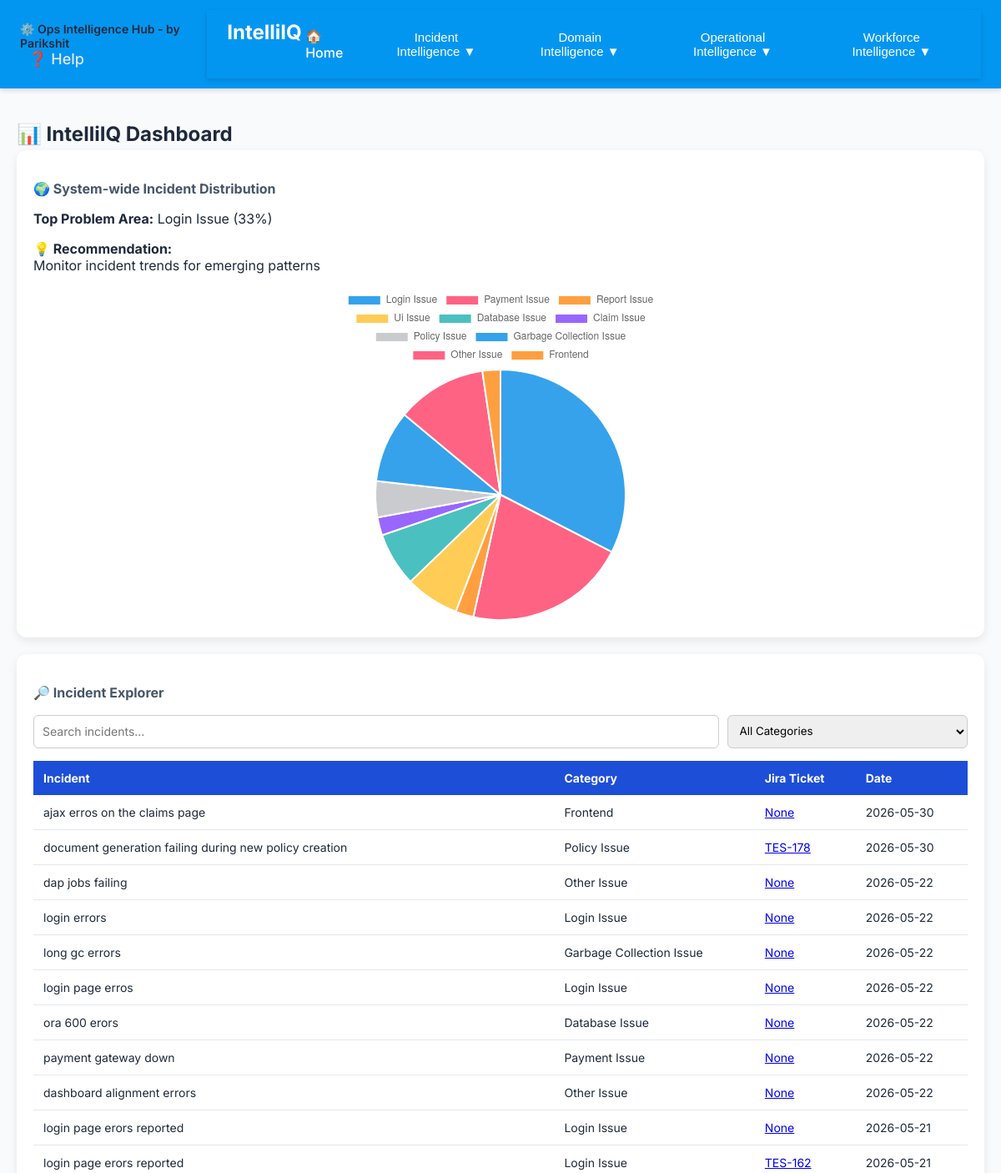
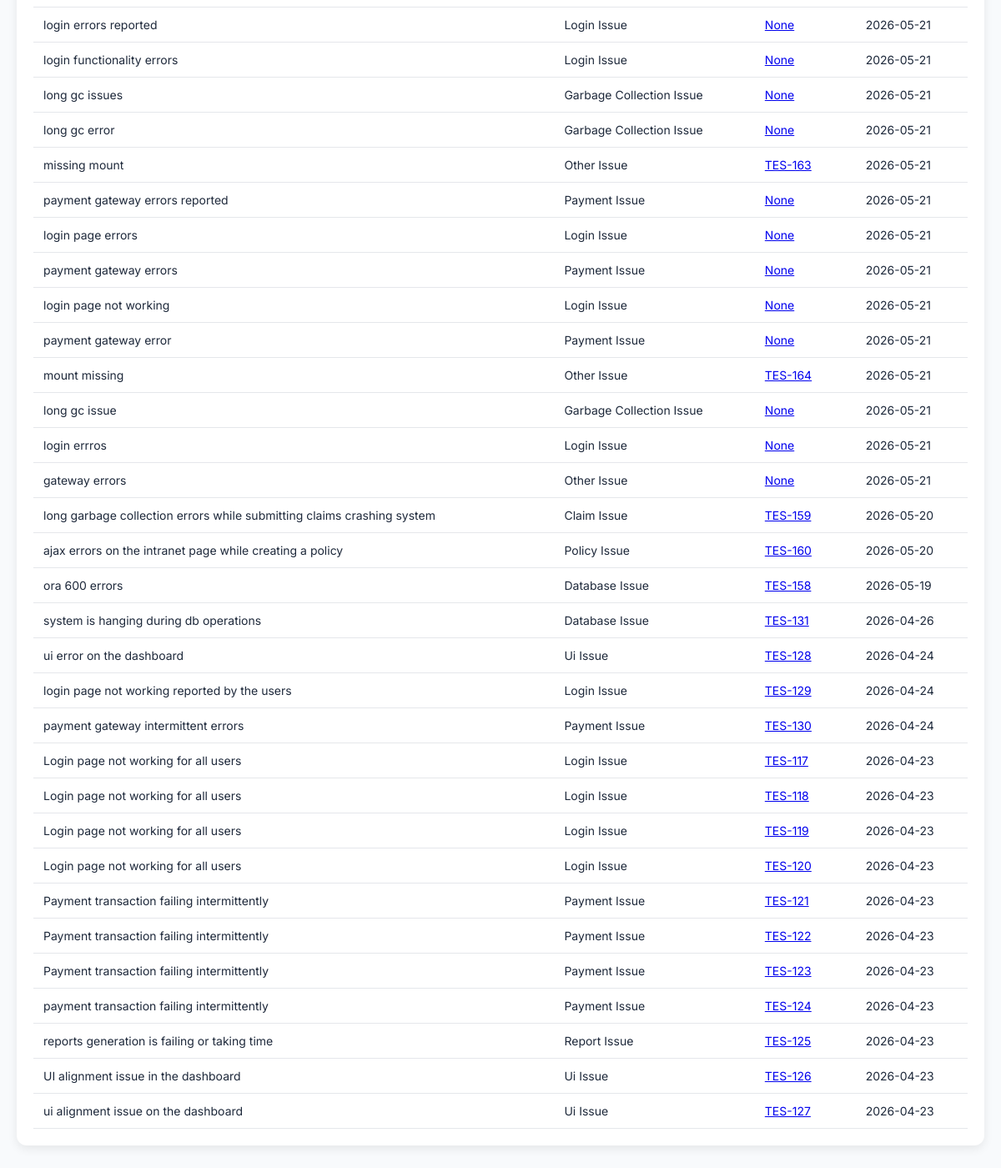
/dashboard, run on the app's committed database (2 pictures, top to bottom).
### tables this page shows
CREATE TABLE "knowledgeBase" (
	"KB_ID"	INTEGER NOT NULL,
	"Incident"	TEXT,
	"Solution"	TEXT,
	"Root_Cause"	TEXT,
	"Category"	TEXT,
	"Date"	TEXT,
	"Time"	TEXT,
	"Keywords"	TEXT,
	"Jira_Ticket_Id"	TEXT,
	"problem_ticket_id"	TEXT,
	"confluence_link"	TEXT,
	"priority"	TEXT,
	"due_date"	TEXT,
	"environment"	TEXT,
	"users_impacted"	TEXT,
	"region"	TEXT,
	"revenue_impact"	TEXT,
	"workaround"	TEXT,
	"normalized_incident"	TEXT,
	"status"	TEXT,
	"assigned_to"	TEXT,
	"resolved_date"	TEXT,
	"last_synced"	TEXT,
	PRIMARY KEY("KB_ID" AUTOINCREMENT)
);

### pcAnalyser.py (the view)
@app.route("/dashboard")
def dashboard():
    incidents = get_all_incidents()
    global_category_counts = get_global_category_distribution()
    valid_categories = {
        k: v
        for k, v in global_category_counts.items()
        if k not in ["Unclassified", "Others", None, ""]
    }
    if valid_categories:
        top_category = max(valid_categories, key=valid_categories.get)
        top_count = valid_categories[top_category]
        total = sum(valid_categories.values())
        top_percentage = round((top_count / total) * 100)
    else:
        top_category = None
        top_percentage = 0
    recommendation = "No recommendation available"
    if top_category == "Frontend":
        recommendation = (
            "Frontend issues dominate — review UI flows, API calls, and error handling"
        )
    elif top_category == "Database":
        recommendation = "Database issues are frequent — check queries, indexing, and connection handling"
    elif top_category == "API":
        recommendation = "Review API configuration — check timeout settings, contact 3rd party provider"
    elif top_category == "Batch":
        recommendation = (
            "Batch job failures detected — review schedulers and job dependencies"
        )
    elif top_category == "Infrastructure":
        recommendation = (
            "Infrastructure issues rising — monitor memory, CPU, and server health"
        )
    else:
        recommendation = "Monitor incident trends for emerging patterns"
    return render_template(
        "dashboard.html",
        global_category_counts=global_category_counts,
        top_category=top_category,
        top_percentage=top_percentage,
        recommendation=recommendation,
        incidents=incidents,
        active_page="dashboard",
    )

### pcAnalyser.py (called while the page is built)
def get_global_category_distribution():
    conn = sqlite3.connect(DB_NAME)
    cursor = conn.cursor()
    cursor.execute("""
        SELECT Category, normalized_incident
        FROM Knowledgebase
    """)
    rows = cursor.fetchall()
    conn.close()
    category_counts = {}
    for row in rows:
        category, normalized_incident = row
        final_category = category
        if not category or category.lower() == "unclassified":
            if normalized_incident:
                final_category = normalized_incident.replace("_", " ").title()
        category_counts[final_category] = category_counts.get(final_category, 0) + 1
    return category_counts

@app.context_processor
def inject_global_vars():
    return dict(app_owner="Parikshit")

def get_all_incidents():
    conn = sqlite3.connect(DB_NAME)
    cursor = conn.cursor()
    cursor.execute("""
        SELECT Incident, Category, Jira_Ticket_Id, Date, normalized_incident
        FROM knowledgeBase
        ORDER BY date DESC
    """)
    rows = cursor.fetchall()
    processed_incidents = []  # ✅ initialize list
    for r in rows:
        incident, category, ticket_id, date, normalized_incident = r
        final_category = category
        if not category or category.lower() == "unclassified":
            if normalized_incident:
                final_category = normalized_incident.replace("_", " ").title()
        processed_incidents.append((incident, final_category, ticket_id, date))
    conn.close()
    return processed_incidents  # ✅ inside function

### templates/dashboard.html (shortened to what this page needs)
{% extends "base.html" %}
{% block content %}
<h2>📊 IntelliIQ Dashboard</h2>
<div class="card">
    <h3>🌍 System-wide Incident Distribution</h3>
    {% if top_category %}
    <p>
        <strong>Top Problem Area:</strong>
        {{ top_category }} ({{ top_percentage }}%)
    </p>
    {% endif %}
    <p>
        <strong>💡 Recommendation:</strong><br>
        {{ recommendation }}
    </p>
    <div style="max-width:400px; margin:auto;">
        <canvas id="globalPieChart"></canvas>
    </div>
</div>
<div class="card">
    <h3>🔎 Incident Explorer</h3>
    <div style="display:flex; gap:10px; margin-bottom:15px;">
        <input
            type="text"
            id="searchInput"
            placeholder="Search incidents..."
            style="
            flex:3;
            padding:10px;
            border-radius:6px;
            border:1px solid #ccc;
            font-size:14px;
        "
        >
        <select id="categoryFilter"
        style="
            flex:1;
            padding:10px;
            border-radius:6px;
            border:1px solid #ccc;
        "
        >
            <option value="All">All Categories</option>
        </select>
    </div>
    <table>
        <thead>
            <tr>
                <th>Incident</th>
                <th>Category</th>
                <th>Jira Ticket</th>
                <th>Date</th>
            </tr>
        </thead>
        <tbody id="incidentTable">
            {% for row in incidents %}
            <tr>
                <td>{{ row[0] }}</td>
                <td>{{ row[1] }}</td>
                <td>
                    <a href="https://parikshit-pathak.atlassian.net/browse/{{ row[2] }}" target="_blank">
                        {{ row[2] }}
                    </a>
                </td>
                <td>{{ row[3] }}</td>
            </tr>
            {% endfor %}
        </tbody>
    </table>
</div>
<script>
const pieCtx = document.getElementById('globalPieChart');
if (pieCtx) {
    const data = {
        labels: [
            {% for key in global_category_counts.keys() %}
                "{{ key }}",
            {% endfor %}
        ],
        datasets: [{
            data: [
                {% for value in global_category_counts.values() %}
                    {{ value }},
                {% endfor %}
            ]
        }]
    };
    const hasData = data.datasets[0].data.some(v => v > 0);
    if (hasData) {
        new Chart(pieCtx, {
            type: 'pie',
            data: data,
            options: {
                responsive: true
            }
        });
    }
}
</script>
{% endblock %}

### static/styles.css (style rules this page uses)
body { font-family: 'Inter', sans-serif; background: #f8fafc; margin: 0; color: #1e293b; }
.card { background: white; padding: 18px; border-radius: 12px; box-shadow: 0 4px 12px rgba(0,0,0,0.05); flex: 1; transition: all 0.2s ease; }
h2 { margin-bottom: 5px; }
h3 { font-size: 16px; color: #475569; margin-bottom: 12px; }
table { width: 100%; border-collapse: collapse; margin-top: 10px; }
th { text-align: left; padding: 12px; background-color: #1d4ed8; color: white; font-size: 14px; }
td { padding: 12px; border-bottom: 1px solid #e5e7eb; font-size: 14px; }
input, select, textarea { width: 100%; padding: 10px; margin-top: 5px; border-radius: 8px; border: 1px solid #e2e8f0; font-family: inherit; }
.card { background: white; padding: 20px; border-radius: 12px; box-shadow: 0 4px 12px rgba(0,0,0,0.08); margin-bottom: 20px; }
:root { --primary: #4f46e5; --success: #16a34a; --warning: #f59e0b; --danger: #dc2626; }

### data on the page
knowledgeBase: Category "Login Issue", Incident "Login page not working for all users", Jira_Ticket_Id "TES-117", Date "2026-04-23"
knowledgeBase: Incident "ajax erros on the claims page", Category "Frontend", row "None", Date "2026-05-30"
knowledgeBase: Incident "document generation failing during new policy creation", Category "Policy Issue", Jira_Ticket_Id "TES-178", Date "2026-05-30"
knowledgeBase: Incident "dap jobs failing", Category "Other Issue", row "None", Date "2026-05-22"
knowledgeBase: Incident "login errors", Category "Login Issue", row "None", Date "2026-05-22"
knowledgeBase: Incident "long gc errors", Category "Garbage Collection Issue", row "None", Date "2026-05-22"
knowledgeBase: Incident "login page erros", Category "Login Issue", row "None", Date "2026-05-22"
knowledgeBase: Incident "ora 600 erors", Category "Database Issue", row "None", Date "2026-05-22"
knowledgeBase: Incident "payment gateway down", Category "Payment Issue", row "None", Date "2026-05-22"
knowledgeBase: Incident "dashboard alignment errors", Category "Other Issue", row "None", Date "2026-05-22"
knowledgeBase: Incident "login page erors reported", Category "Login Issue", row "None", Date "2026-05-21"
knowledgeBase: Incident "login page erors reported", Category "Login Issue", Jira_Ticket_Id "TES-162", Date "2026-05-21"
knowledgeBase: Incident "login errors reported", Category "Login Issue", row "None", Date "2026-05-21"
knowledgeBase: Incident "login functionality errors", Category "Login Issue", row "None", Date "2026-05-21"
knowledgeBase: Incident "long gc issues", Category "Garbage Collection Issue", row "None", Date "2026-05-21"
knowledgeBase: Incident "long gc error", Category "Garbage Collection Issue", row "None", Date "2026-05-21"
knowledgeBase: Incident "missing mount", Category "Other Issue", Jira_Ticket_Id "TES-163", Date "2026-05-21"
knowledgeBase: Incident "payment gateway errors reported", Category "Payment Issue", row "None", Date "2026-05-21"
knowledgeBase: Incident "login page errors", Category "Login Issue", row "None", Date "2026-05-21"
knowledgeBase: Incident "payment gateway errors", Category "Payment Issue", row "None", Date "2026-05-21"
knowledgeBase: Incident "login page not working", Category "Login Issue", row "None", Date "2026-05-21"
knowledgeBase: Incident "payment gateway error", Category "Payment Issue", row "None", Date "2026-05-21"
knowledgeBase: Incident "mount missing", Category "Other Issue", Jira_Ticket_Id "TES-164", Date "2026-05-21"
knowledgeBase: Incident "long gc issue", Category "Garbage Collection Issue", row "None", Date "2026-05-21"
knowledgeBase: Incident "login errros", Category "Login Issue", row "None", Date "2026-05-21"
knowledgeBase: Incident "gateway errors", Category "Other Issue", row "None", Date "2026-05-21"
knowledgeBase: Incident "long garbage collection errors while submitting claims crashing system", Category "Claim Issue", Jira_Ticket_Id "TES-159", Date "2026-05-20"
knowledgeBase: Incident "ajax errors on the intranet page while creating a policy", Category "Policy Issue", Jira_Ticket_Id "TES-160", Date "2026-05-20"
knowledgeBase: Incident "ora 600 errors", Category "Database Issue", Jira_Ticket_Id "TES-158", Date "2026-05-19"
knowledgeBase: Incident "system is hanging during db operations", Category "Database Issue", Jira_Ticket_Id "TES-131", Date "2026-04-26"
knowledgeBase: Incident "ui error on the dashboard", Category "Ui Issue", Jira_Ticket_Id "TES-128", Date "2026-04-24"
knowledgeBase: Incident "login page not working reported by the users", Category "Login Issue", Jira_Ticket_Id "TES-129", Date "2026-04-24"
knowledgeBase: Incident "payment gateway intermittent errors", Category "Payment Issue", Jira_Ticket_Id "TES-130", Date "2026-04-24"
knowledgeBase: Incident "Login page not working for all users", Category "Login Issue", Jira_Ticket_Id "TES-118", Date "2026-04-23"
knowledgeBase: Incident "Login page not working for all users", Category "Login Issue", Jira_Ticket_Id "TES-119", Date "2026-04-23"
knowledgeBase: Incident "Login page not working for all users", Category "Login Issue", Jira_Ticket_Id "TES-120", Date "2026-04-23"
knowledgeBase: Incident "Payment transaction failing intermittently", Category "Payment Issue", Jira_Ticket_Id "TES-121", Date "2026-04-23"
knowledgeBase: Incident "Payment transaction failing intermittently", Category "Payment Issue", Jira_Ticket_Id "TES-122", Date "2026-04-23"
knowledgeBase: Incident "Payment transaction failing intermittently", Category "Payment Issue", Jira_Ticket_Id "TES-123", Date "2026-04-23"
knowledgeBase: Incident "payment transaction failing intermittently", Category "Payment Issue", Jira_Ticket_Id "TES-124", Date "2026-04-23"
knowledgeBase: Incident "reports generation is failing or taking time", Category "Report Issue", Jira_Ticket_Id "TES-125", Date "2026-04-23"
knowledgeBase: Incident "UI alignment issue in the dashboard", Category "Ui Issue", Jira_Ticket_Id "TES-126", Date "2026-04-23"
knowledgeBase: Incident "ui alignment issue on the dashboard", Category "Ui Issue", Jira_Ticket_Id "TES-127", Date "2026-04-23"

### other printed values
{{ app_owner }} "Parikshit"
{{ top_percentage }} "33"
{{ recommendation }} "Monitor incident trends for emerging patterns"
chart data {{ key }} Login Issue, Payment Issue, Report Issue, Ui Issue, Database Issue, Claim Issue, Policy Issue, Garbage Collection Issue, Other Issue, Frontend
chart data {{ value }} 14, 9, 1, 3, 3, 1, 2, 4, 5, 1
